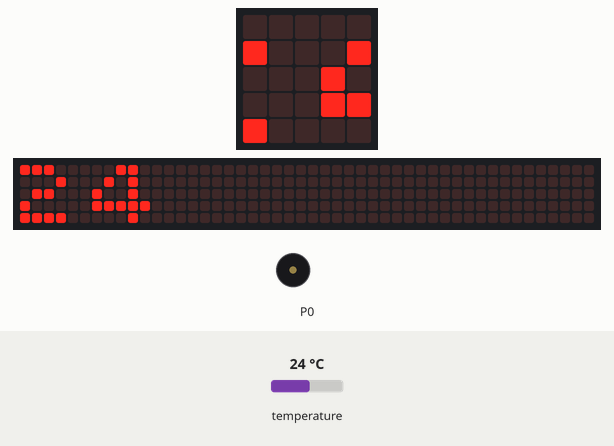
Bench run of a program on a simulated BBC micro:bit (MakeCode). On the bench: the board's 5×5 LED display, a strip that is not on the board, showing the scrolling text unrolled, buzzer (waves = sounding). Inputs (shaded band) come from the test bench; at power-on: temperature 24 °C. The 48×5 strip is a reading aid, not a part: it shows the text the display is scrolling, unrolled, one strip-width of it at a time.

Above: at 1.27 s.
1.3 s: temperature set to 10.3 °C
At 5.17 s:
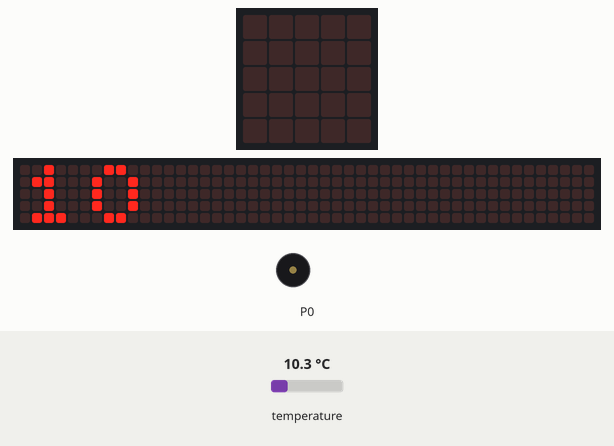
8.5 s: temperature set to 9.2 °C
At 12.8 s:
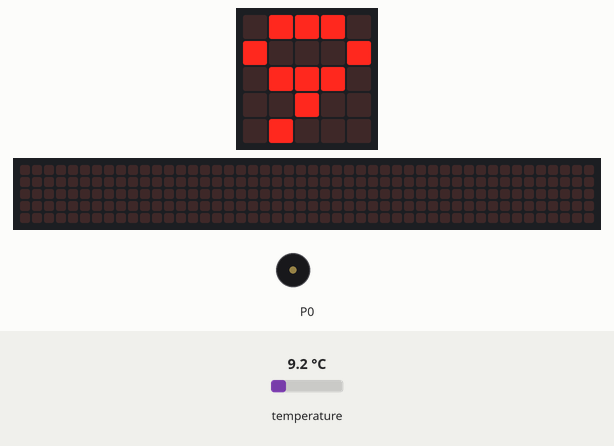
13.0 s: temperature set to 12 °C
At 19.53 s:
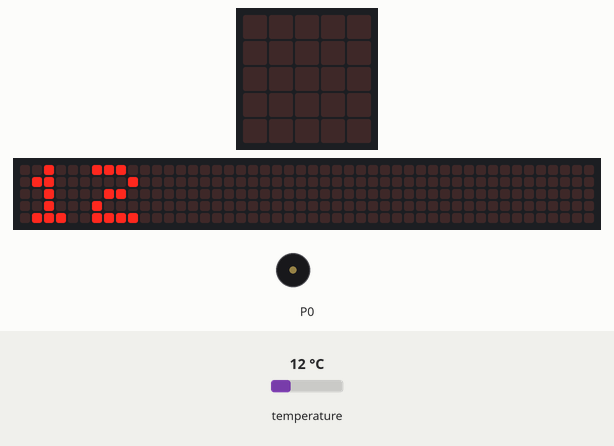
Timing chart, 0 to 21.0 s (numbered marks = the images above; inputs shaded):
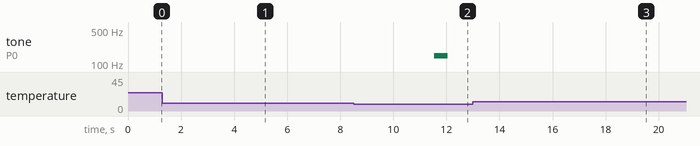

The program:

main.ts
```typescript
let temp = 0
music.setVolume(50)
while (true) {
    temp = input.temperature()
    basic.showNumber(temp)
    if (temp > 45) {
        while (input.temperature() > 45) {
            music.setVolume(255)
            basic.showLeds(`
                # # # # #
                # # # # #
                # # # # #
                # # # # #
                # # # # #
                `)
            music.play(music.tonePlayable(880, music.beat(BeatFraction.Whole)), music.PlaybackMode.UntilDone)
            basic.clearScreen()
            basic.showString("FIRE!")
            basic.pause(2000)
        }
        music.setVolume(50)
    } else if (temp < 10) {
        music.play(music.tonePlayable(147, music.beat(BeatFraction.Whole)), music.PlaybackMode.UntilDone)
        basic.pause(5000)
    } else if (temp > 30) {
        music.play(music.tonePlayable(659, music.beat(BeatFraction.Half)), music.PlaybackMode.UntilDone)
    }
}
```

test.ts
```typescript
// здесь помещаются тесты; они не будут скомпилированы, пока пакет используется в качестве расширения.
```

Measured:
- the behaviour switches between 10 and 9.9 °C on temperature (found by bisection; images 1 and 2)
- after the input at 8.5 s, tone on P0: silent → 147 Hz after 3.1 s, → silent 0.50 s later
- after the input at 13.0 s, tone on P0: stays silent (without the input it goes to 147 Hz after 4.8 s); the display: first changes after 4.1 s (image 3 shows a later state)
- what the display in image 1 shows lasts 0.4 s, from 5.0 s to 5.4 s
